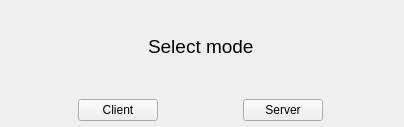
<?xml version="1.0" encoding="UTF-8"?>
<ui version="4.0">
 <class>ModeSelect</class>
 <widget class="QWidget" name="ModeSelect">
  <property name="geometry">
   <rect>
    <x>0</x>
    <y>0</y>
    <width>404</width>
    <height>127</height>
   </rect>
  </property>
  <property name="windowTitle">
   <string>Form</string>
  </property>
  <widget class="QWidget" name="verticalLayoutWidget">
   <property name="geometry">
    <rect>
     <x>0</x>
     <y>0</y>
     <width>401</width>
     <height>121</height>
    </rect>
   </property>
   <layout class="QVBoxLayout" name="rootLayout">
    <item>
     <layout class="QHBoxLayout" name="horizontalLayout_2">
      <item>
       <spacer name="horizontalSpacer">
        <property name="orientation">
         <enum>Qt::Horizontal</enum>
        </property>
        <property name="sizeHint" stdset="0">
         <size>
          <width>40</width>
          <height>20</height>
         </size>
        </property>
       </spacer>
      </item>
      <item>
       <widget class="QLabel" name="label">
        <property name="font">
         <font>
          <pointsize>14</pointsize>
         </font>
        </property>
        <property name="text">
         <string>Select mode</string>
        </property>
       </widget>
      </item>
      <item>
       <spacer name="horizontalSpacer_2">
        <property name="orientation">
         <enum>Qt::Horizontal</enum>
        </property>
        <property name="sizeHint" stdset="0">
         <size>
          <width>40</width>
          <height>20</height>
         </size>
        </property>
       </spacer>
      </item>
     </layout>
    </item>
    <item>
     <layout class="QHBoxLayout" name="horizontalLayout">
      <item>
       <spacer name="horizontalSpacer_4">
        <property name="orientation">
         <enum>Qt::Horizontal</enum>
        </property>
        <property name="sizeHint" stdset="0">
         <size>
          <width>40</width>
          <height>20</height>
         </size>
        </property>
       </spacer>
      </item>
      <item>
       <widget class="QPushButton" name="clientBtn">
        <property name="text">
         <string>Client</string>
        </property>
       </widget>
      </item>
      <item>
       <spacer name="horizontalSpacer_3">
        <property name="orientation">
         <enum>Qt::Horizontal</enum>
        </property>
        <property name="sizeHint" stdset="0">
         <size>
          <width>40</width>
          <height>20</height>
         </size>
        </property>
       </spacer>
      </item>
      <item>
       <widget class="QPushButton" name="serverBtn">
        <property name="text">
         <string>Server</string>
        </property>
       </widget>
      </item>
      <item>
       <spacer name="horizontalSpacer_5">
        <property name="orientation">
         <enum>Qt::Horizontal</enum>
        </property>
        <property name="sizeHint" stdset="0">
         <size>
          <width>40</width>
          <height>20</height>
         </size>
        </property>
       </spacer>
      </item>
     </layout>
    </item>
   </layout>
  </widget>
 </widget>
 <resources/>
 <connections/>
</ui>
